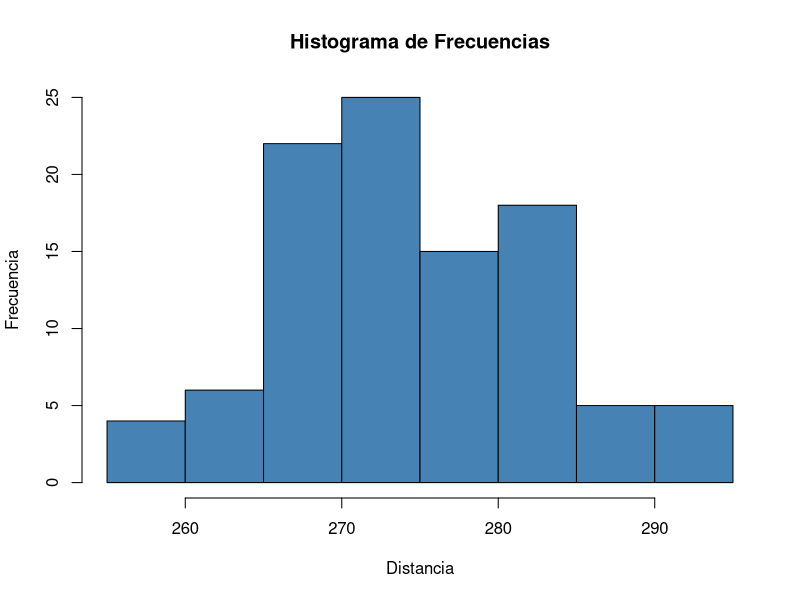
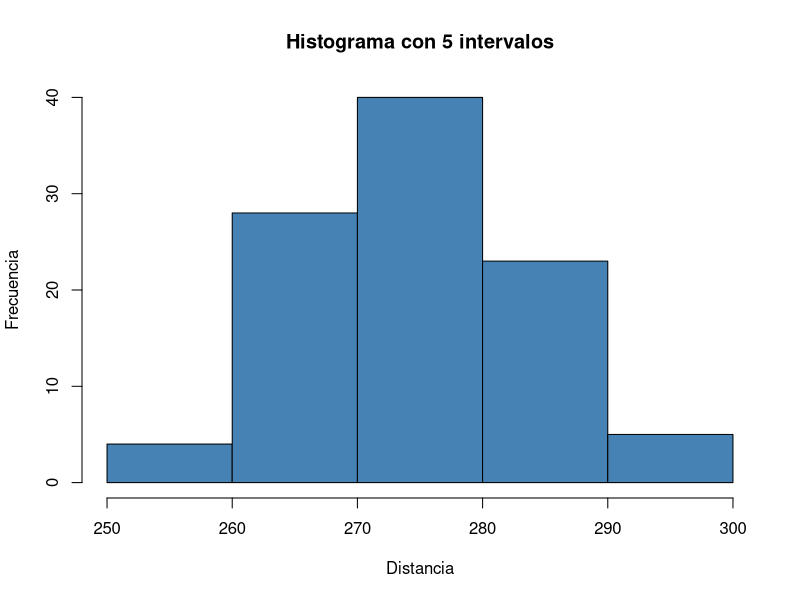
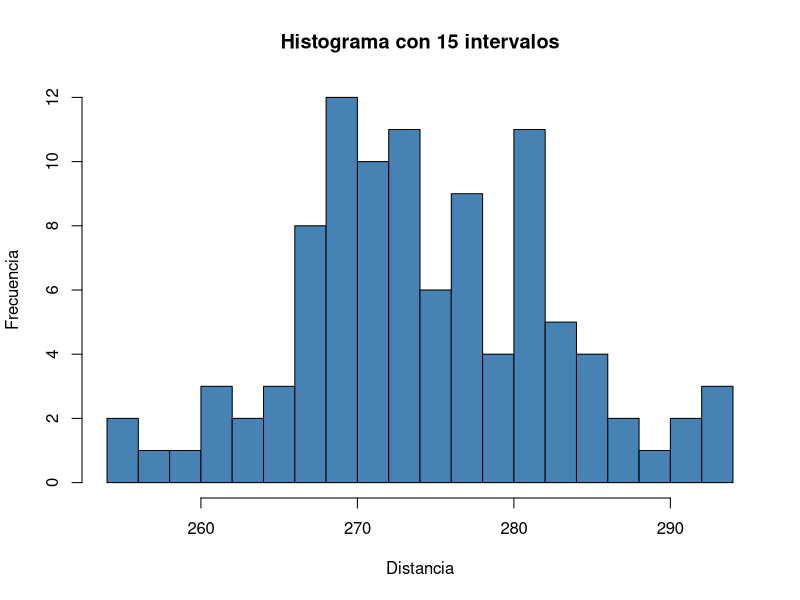
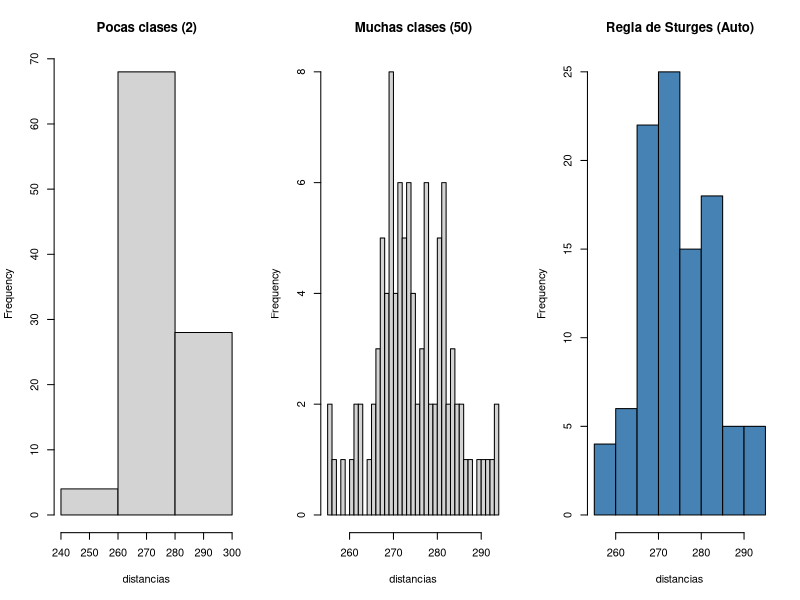

R code for these plots, in order:
## ---- chunk 1
# Datos de distancias
distancias <- c(
  291.5, 274.4, 290.2, 276.4, 272.0, 268.7, 281.6, 281.6, 276.3, 285.9,
  269.6, 266.6, 283.6, 269.6, 277.8, 287.8, 267.6, 292.6, 273.4, 284.4,
  270.7, 274.0, 285.2, 275.5, 272.1, 261.3, 274.0, 279.3, 281.0, 293.1,
  277.5, 278.0, 272.5, 271.7, 280.8, 265.6, 260.1, 272.5, 281.3, 263.0,
  279.0, 267.3, 283.5, 271.2, 268.5, 277.1, 266.2, 266.4, 271.5, 280.3,
  267.8, 272.1, 269.7, 278.5, 277.3, 280.5, 270.8, 267.7, 255.1, 276.4,
  283.7, 281.7, 282.2, 274.1, 264.5, 281.0, 273.2, 274.4, 281.6, 273.7,
  271.0, 271.5, 289.7, 271.1, 256.9, 274.5, 286.2, 273.9, 268.5, 262.6,
  261.9, 258.9, 293.2, 267.1, 255.0, 269.7, 281.9, 269.6, 279.8, 269.9,
  282.6, 270.0, 265.2, 277.7, 275.5, 272.2, 270.0, 271.0, 284.3, 268.4
)

# Histograma de frecuencias
hist(distancias, 
     main = "Histograma de Frecuencias", 
     col = "steelblue", 
     xlab = "Distancia", 
     ylab = "Frecuencia")

## ---- chunk 2
hist(distancias, 
     main = "Histograma con 5 intervalos", 
     col = "steelblue", 
     xlab = "Distancia", 
     ylab = "Frecuencia",
     breaks = 5) # Ajusta este número según quieras ver más o menos detalle
## ---- chunk 3
hist(distancias, 
     main = "Histograma con 15 intervalos", 
     col = "steelblue", 
     xlab = "Distancia", 
     ylab = "Frecuencia",
     breaks = 15) # Ajusta este número según quieras ver más o menos detalle
## ---- chunk 4
# Comparativa visual
par(mfrow = c(1, 3)) # Dividir pantalla en 3 columnas

hist(distancias, breaks = 2, col = "lightgrey", main = "Pocas clases (2)")
hist(distancias, breaks = 50, col = "lightgrey", main = "Muchas clases (50)")
hist(distancias, col = "steelblue", main = "Regla de Sturges (Auto)")

par(mfrow = c(1, 1)) # Restaurar diseño original
